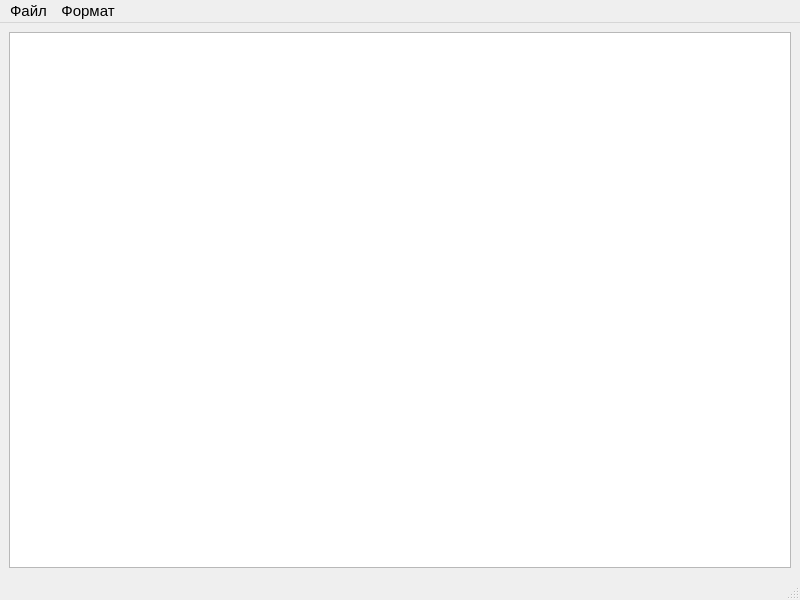
<?xml version="1.0" encoding="UTF-8"?>
<ui version="4.0">
 <class>MainWindow</class>
 <widget class="QMainWindow" name="MainWindow">
  <property name="geometry">
   <rect>
    <x>0</x>
    <y>0</y>
    <width>800</width>
    <height>600</height>
   </rect>
  </property>
  <property name="font">
   <font>
    <pointsize>11</pointsize>
   </font>
  </property>
  <property name="windowTitle">
   <string>Viewer</string>
  </property>
  <widget class="QWidget" name="centralwidget">
   <layout class="QGridLayout" name="gridLayout">
    <item row="0" column="0">
     <layout class="QVBoxLayout" name="verticalLayout">
      <property name="sizeConstraint">
       <enum>QLayout::SetMaximumSize</enum>
      </property>
      <item>
       <widget class="QPlainTextEdit" name="plainTextEdit">
        <property name="font">
         <font>
          <family>Consolas</family>
          <pointsize>9</pointsize>
          <italic>false</italic>
          <bold>false</bold>
          <kerning>false</kerning>
         </font>
        </property>
        <property name="verticalScrollBarPolicy">
         <enum>Qt::ScrollBarAsNeeded</enum>
        </property>
        <property name="lineWrapMode">
         <enum>QPlainTextEdit::NoWrap</enum>
        </property>
        <property name="readOnly">
         <bool>true</bool>
        </property>
       </widget>
      </item>
     </layout>
    </item>
   </layout>
  </widget>
  <widget class="QMenuBar" name="menubar">
   <property name="geometry">
    <rect>
     <x>0</x>
     <y>0</y>
     <width>800</width>
     <height>25</height>
    </rect>
   </property>
   <widget class="QMenu" name="file">
    <property name="title">
     <string>Файл</string>
    </property>
    <addaction name="open"/>
    <addaction name="separator"/>
    <addaction name="exit"/>
   </widget>
   <widget class="QMenu" name="format">
    <property name="title">
     <string>Формат</string>
    </property>
    <addaction name="ascii"/>
    <addaction name="hex"/>
   </widget>
   <addaction name="file"/>
   <addaction name="format"/>
  </widget>
  <widget class="QStatusBar" name="statusbar"/>
  <action name="open">
   <property name="text">
    <string>Открыть</string>
   </property>
  </action>
  <action name="exit">
   <property name="text">
    <string>Выход</string>
   </property>
   <property name="shortcut">
    <string>Esc</string>
   </property>
  </action>
  <action name="ascii">
   <property name="text">
    <string>ASCII</string>
   </property>
  </action>
  <action name="hex">
   <property name="text">
    <string>HEX</string>
   </property>
  </action>
 </widget>
 <resources/>
 <connections/>
</ui>
